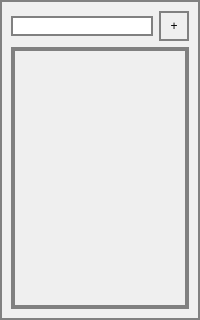
<?xml version="1.0" encoding="UTF-8"?>
<ui version="4.0">
 <class>Port</class>
 <widget class="QWidget" name="Port">
  <property name="geometry">
   <rect>
    <x>0</x>
    <y>0</y>
    <width>200</width>
    <height>320</height>
   </rect>
  </property>
  <property name="maximumSize">
   <size>
    <width>510</width>
    <height>900</height>
   </size>
  </property>
  <property name="windowTitle">
   <string>Form</string>
  </property>
  <property name="styleSheet">
   <string notr="true">border: 2px solid gray;</string>
  </property>
  <layout class="QGridLayout" name="gridLayout">
   <item row="0" column="0">
    <widget class="QLineEdit" name="lineEdit"/>
   </item>
   <item row="0" column="1">
    <widget class="QPushButton" name="pushButton">
     <property name="sizePolicy">
      <sizepolicy hsizetype="Fixed" vsizetype="Fixed">
       <horstretch>0</horstretch>
       <verstretch>0</verstretch>
      </sizepolicy>
     </property>
     <property name="minimumSize">
      <size>
       <width>30</width>
       <height>30</height>
      </size>
     </property>
     <property name="maximumSize">
      <size>
       <width>30</width>
       <height>30</height>
      </size>
     </property>
     <property name="text">
      <string>+</string>
     </property>
    </widget>
   </item>
   <item row="1" column="0" colspan="2">
    <widget class="QScrollArea" name="ScrollArea">
     <property name="styleSheet">
      <string notr="true"/>
     </property>
     <property name="widgetResizable">
      <bool>true</bool>
     </property>
     <widget class="QWidget" name="ContactsList">
      <property name="geometry">
       <rect>
        <x>0</x>
        <y>0</y>
        <width>178</width>
        <height>262</height>
       </rect>
      </property>
      <layout class="QGridLayout" name="gridLayout_2"/>
     </widget>
    </widget>
   </item>
  </layout>
 </widget>
 <resources/>
 <connections/>
</ui>
